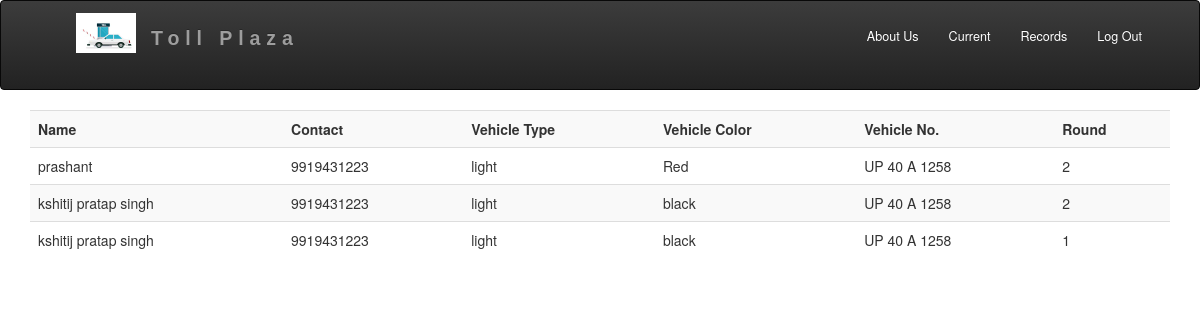
The app's page /toll/comingVehicles/index.php (signed in) with its own data.
### tables this page shows
CREATE TABLE `toll_access` (
  `id` int(16) NOT NULL AUTO_INCREMENT,
  `toll_id` int(16) DEFAULT NULL,
  `user_id` int(16) DEFAULT NULL,
  `round` tinyint(1) NOT NULL DEFAULT '0',
  `payTime` timestamp NOT NULL DEFAULT CURRENT_TIMESTAMP,
  PRIMARY KEY (`id`)
);

### toll/comingVehicles/index.php (the view, shortened to what this page needs)
<?php
  include 'header.php';
  $currentTollId = $_SESSION['id'];
?>
      <div class="container-fluid">
        <div class="row">
          <div class="col-sm-12">
            <table class="table table-striped">
              <tr>
              	<th>Name</th>
              	<th>Contact</th>
                <th>Vehicle Type</th>
                <th>Vehicle Color</th>
                <th>Vehicle No.</th>
                <th>Round</th>
              </tr>
              <?php
                  $query = "SELECT distinct c.id,c.user_id,c.round, (select name from users as a where a.id=c.user_id) as name, (select carVariant from users as a where a.id=c.user_id) as carVariant,(select carColor from users as a where a.id=c.user_id) as carColor,(select vehicleNo from users as a where a.id=c.user_id) as vehicleNo,(select licenseNo from users as a where a.id=c.user_id) as licenseNo,(select contact from users as a where a.id=c.user_id) as contact from toll_access as c where toll_id=$currentTollId;";
                  $result = $conn->query($query);
                  if($result) {
                      if(!$result->num_rows == 0) {
                          while($row = $result->fetch_assoc()) {   ?>
                          	<tr onclick="pass(<?php echo $row['user_id']; ?>);">
                              <td><?php echo $row['name']; ?></td>
                              <td><?php echo $row['contact']; ?></td>
                              <td><?php echo $row['carVariant']; ?></td>
                              <td><?php echo $row['carColor']; ?></td>
                              <td><?php echo $row['vehicleNo']; ?></td>
                              <td><?php echo $row['round']; ?></td>
                            </tr>
                          <?php
                        }
                      }
                    }
               ?>
            </table>
          </div>
        </div>
      </div>
  </body>

### src/css/style.css (style rules this page uses)
body { background-color: white; }

### records on screen
toll_access: name "prashant", contact "9919431223", carVariant "light", carColor "Red", vehicleNo "UP 40 A 1258", round "2"
toll_access: name "kshitij pratap singh", contact "9919431223", carVariant "light", carColor "black", vehicleNo "UP 40 A 1258", round "2"
toll_access: name "kshitij pratap singh", contact "9919431223", carVariant "light", carColor "black", vehicleNo "UP 40 A 1258", round "1"
